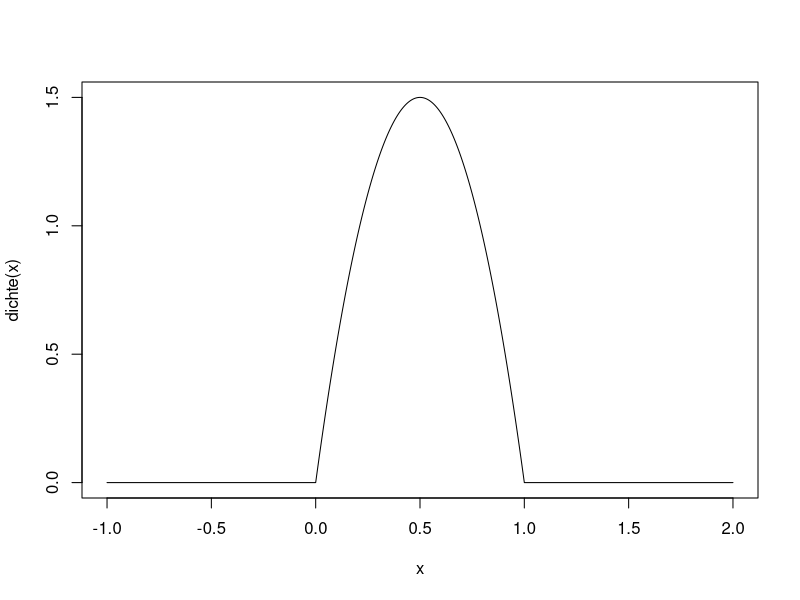

R code for this plot:
# Aufgabe 1

dichte <- function(x){
  ifelse(x >= 0 & x <= 1, 6*x*(1-x), 0)
}

x <- seq(-1, 2, 0.001)
plot(x, dichte(x), type = "l")


# Aufgabe 2

punif(0.245, 0.24, 0.26)

1 - punif(0.253, 0.24, 0.26)

mean(runif(10000, 0.24, 0.26))
